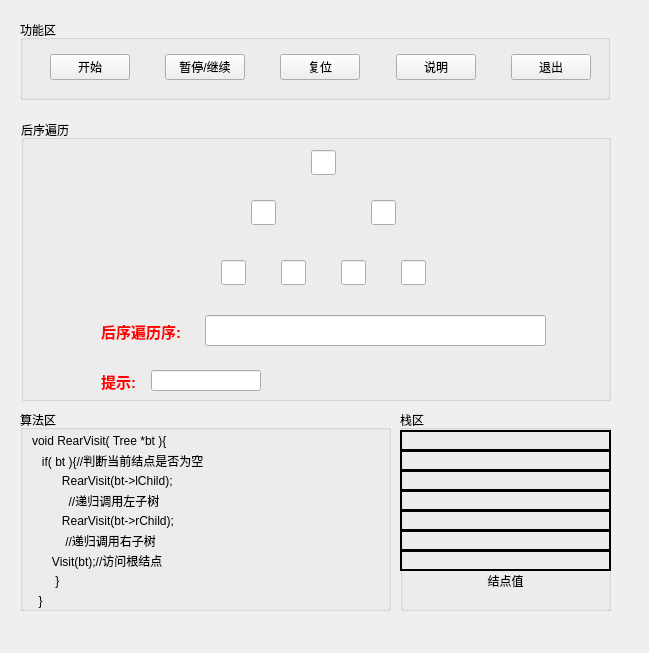
<?xml version="1.0" encoding="UTF-8"?>
<ui version="4.0">
 <class>TreeRearTravel</class>
 <widget class="QMainWindow" name="TreeRearTravel">
  <property name="geometry">
   <rect>
    <x>0</x>
    <y>0</y>
    <width>649</width>
    <height>653</height>
   </rect>
  </property>
  <property name="windowTitle">
   <string>MainWindow</string>
  </property>
  <widget class="QWidget" name="centralwidget">
   <widget class="QGroupBox" name="ButtonBox">
    <property name="geometry">
     <rect>
      <x>20</x>
      <y>20</y>
      <width>590</width>
      <height>80</height>
     </rect>
    </property>
    <property name="styleSheet">
     <string notr="true">font: 14pt &quot;微软雅黑&quot;;</string>
    </property>
    <property name="title">
     <string>功能区</string>
    </property>
    <widget class="QWidget" name="layoutWidget">
     <property name="geometry">
      <rect>
       <x>30</x>
       <y>30</y>
       <width>541</width>
       <height>35</height>
      </rect>
     </property>
     <layout class="QHBoxLayout" name="horizontalLayout">
      <item>
       <widget class="QPushButton" name="startButton">
        <property name="text">
         <string>开始</string>
        </property>
       </widget>
      </item>
      <item>
       <spacer name="horizontalSpacer">
        <property name="orientation">
         <enum>Qt::Horizontal</enum>
        </property>
        <property name="sizeHint" stdset="0">
         <size>
          <width>40</width>
          <height>20</height>
         </size>
        </property>
       </spacer>
      </item>
      <item>
       <widget class="QPushButton" name="pauseButton">
        <property name="text">
         <string>暂停/继续</string>
        </property>
       </widget>
      </item>
      <item>
       <spacer name="horizontalSpacer_2">
        <property name="orientation">
         <enum>Qt::Horizontal</enum>
        </property>
        <property name="sizeHint" stdset="0">
         <size>
          <width>40</width>
          <height>20</height>
         </size>
        </property>
       </spacer>
      </item>
      <item>
       <widget class="QPushButton" name="frashButton">
        <property name="text">
         <string>复位</string>
        </property>
       </widget>
      </item>
      <item>
       <spacer name="horizontalSpacer_3">
        <property name="orientation">
         <enum>Qt::Horizontal</enum>
        </property>
        <property name="sizeHint" stdset="0">
         <size>
          <width>40</width>
          <height>20</height>
         </size>
        </property>
       </spacer>
      </item>
      <item>
       <widget class="QPushButton" name="explainButton">
        <property name="text">
         <string>说明</string>
        </property>
       </widget>
      </item>
      <item>
       <spacer name="horizontalSpacer_4">
        <property name="orientation">
         <enum>Qt::Horizontal</enum>
        </property>
        <property name="sizeHint" stdset="0">
         <size>
          <width>40</width>
          <height>20</height>
         </size>
        </property>
       </spacer>
      </item>
      <item>
       <widget class="QPushButton" name="backButton">
        <property name="text">
         <string>退出</string>
        </property>
       </widget>
      </item>
     </layout>
    </widget>
   </widget>
   <widget class="QGroupBox" name="groupBox">
    <property name="geometry">
     <rect>
      <x>21</x>
      <y>120</y>
      <width>590</width>
      <height>281</height>
     </rect>
    </property>
    <property name="styleSheet">
     <string notr="true">font: 75 12pt &quot;Microsoft YaHei UI&quot;;</string>
    </property>
    <property name="title">
     <string>后序遍历</string>
    </property>
    <widget class="QLineEdit" name="lineEdit_1">
     <property name="geometry">
      <rect>
       <x>200</x>
       <y>140</y>
       <width>25</width>
       <height>25</height>
      </rect>
     </property>
     <property name="minimumSize">
      <size>
       <width>25</width>
       <height>25</height>
      </size>
     </property>
     <property name="maximumSize">
      <size>
       <width>25</width>
       <height>25</height>
      </size>
     </property>
     <property name="styleSheet">
      <string notr="true">font: 12pt &quot;微软雅黑&quot;;</string>
     </property>
     <property name="readOnly">
      <bool>true</bool>
     </property>
    </widget>
    <widget class="QLineEdit" name="lineEdit_2">
     <property name="geometry">
      <rect>
       <x>260</x>
       <y>140</y>
       <width>25</width>
       <height>25</height>
      </rect>
     </property>
     <property name="minimumSize">
      <size>
       <width>25</width>
       <height>25</height>
      </size>
     </property>
     <property name="maximumSize">
      <size>
       <width>25</width>
       <height>25</height>
      </size>
     </property>
     <property name="styleSheet">
      <string notr="true">font: 12pt &quot;微软雅黑&quot;;</string>
     </property>
     <property name="readOnly">
      <bool>true</bool>
     </property>
    </widget>
    <widget class="QLineEdit" name="lineEdit_5">
     <property name="geometry">
      <rect>
       <x>380</x>
       <y>140</y>
       <width>25</width>
       <height>25</height>
      </rect>
     </property>
     <property name="minimumSize">
      <size>
       <width>25</width>
       <height>25</height>
      </size>
     </property>
     <property name="maximumSize">
      <size>
       <width>25</width>
       <height>25</height>
      </size>
     </property>
     <property name="styleSheet">
      <string notr="true">font: 12pt &quot;微软雅黑&quot;;</string>
     </property>
     <property name="readOnly">
      <bool>true</bool>
     </property>
    </widget>
    <widget class="QLineEdit" name="lineEdit_3">
     <property name="geometry">
      <rect>
       <x>230</x>
       <y>80</y>
       <width>25</width>
       <height>25</height>
      </rect>
     </property>
     <property name="minimumSize">
      <size>
       <width>25</width>
       <height>25</height>
      </size>
     </property>
     <property name="maximumSize">
      <size>
       <width>25</width>
       <height>25</height>
      </size>
     </property>
     <property name="styleSheet">
      <string notr="true">font: 12pt &quot;微软雅黑&quot;;</string>
     </property>
     <property name="readOnly">
      <bool>true</bool>
     </property>
    </widget>
    <widget class="QLineEdit" name="lineEdit_4">
     <property name="geometry">
      <rect>
       <x>320</x>
       <y>140</y>
       <width>25</width>
       <height>25</height>
      </rect>
     </property>
     <property name="minimumSize">
      <size>
       <width>25</width>
       <height>25</height>
      </size>
     </property>
     <property name="maximumSize">
      <size>
       <width>25</width>
       <height>25</height>
      </size>
     </property>
     <property name="styleSheet">
      <string notr="true">font: 12pt &quot;微软雅黑&quot;;</string>
     </property>
     <property name="readOnly">
      <bool>true</bool>
     </property>
    </widget>
    <widget class="QLineEdit" name="lineEdit_6">
     <property name="geometry">
      <rect>
       <x>350</x>
       <y>80</y>
       <width>25</width>
       <height>25</height>
      </rect>
     </property>
     <property name="minimumSize">
      <size>
       <width>25</width>
       <height>25</height>
      </size>
     </property>
     <property name="maximumSize">
      <size>
       <width>25</width>
       <height>25</height>
      </size>
     </property>
     <property name="styleSheet">
      <string notr="true">font: 12pt &quot;微软雅黑&quot;;</string>
     </property>
     <property name="readOnly">
      <bool>true</bool>
     </property>
    </widget>
    <widget class="QLineEdit" name="lineEdit_7">
     <property name="geometry">
      <rect>
       <x>290</x>
       <y>30</y>
       <width>25</width>
       <height>25</height>
      </rect>
     </property>
     <property name="minimumSize">
      <size>
       <width>25</width>
       <height>25</height>
      </size>
     </property>
     <property name="maximumSize">
      <size>
       <width>25</width>
       <height>25</height>
      </size>
     </property>
     <property name="styleSheet">
      <string notr="true">font: 12pt &quot;微软雅黑&quot;;</string>
     </property>
     <property name="readOnly">
      <bool>true</bool>
     </property>
    </widget>
    <widget class="QLabel" name="label">
     <property name="geometry">
      <rect>
       <x>80</x>
       <y>200</y>
       <width>100</width>
       <height>20</height>
      </rect>
     </property>
     <property name="text">
      <string>&lt;html&gt;&lt;head/&gt;&lt;body&gt;&lt;p&gt;&lt;span style=&quot; font-size:11pt; font-weight:600; color:#ff0000;&quot;&gt;后序遍历序:&lt;/span&gt;&lt;/p&gt;&lt;/body&gt;&lt;/html&gt;</string>
     </property>
    </widget>
    <widget class="QLineEdit" name="lineEdit">
     <property name="geometry">
      <rect>
       <x>184</x>
       <y>195</y>
       <width>341</width>
       <height>31</height>
      </rect>
     </property>
     <property name="styleSheet">
      <string notr="true">font: 13pt &quot;微软雅黑&quot;;</string>
     </property>
     <property name="readOnly">
      <bool>true</bool>
     </property>
    </widget>
    <widget class="QLabel" name="label_2">
     <property name="geometry">
      <rect>
       <x>80</x>
       <y>250</y>
       <width>50</width>
       <height>21</height>
      </rect>
     </property>
     <property name="text">
      <string>&lt;html&gt;&lt;head/&gt;&lt;body&gt;&lt;p&gt;&lt;span style=&quot; font-size:11pt; font-weight:600; color:#ff0000;&quot;&gt;提示:&lt;/span&gt;&lt;/p&gt;&lt;/body&gt;&lt;/html&gt;</string>
     </property>
    </widget>
    <widget class="QLineEdit" name="inforlineEdit">
     <property name="geometry">
      <rect>
       <x>130</x>
       <y>250</y>
       <width>110</width>
       <height>21</height>
      </rect>
     </property>
     <property name="readOnly">
      <bool>true</bool>
     </property>
    </widget>
   </widget>
   <widget class="QGroupBox" name="groupBox_3">
    <property name="geometry">
     <rect>
      <x>400</x>
      <y>410</y>
      <width>211</width>
      <height>201</height>
     </rect>
    </property>
    <property name="styleSheet">
     <string notr="true">font: 75 12pt &quot;Microsoft YaHei UI&quot;;</string>
    </property>
    <property name="title">
     <string>栈区</string>
    </property>
    <widget class="QLabel" name="label_14">
     <property name="geometry">
      <rect>
       <x>0</x>
       <y>80</y>
       <width>211</width>
       <height>21</height>
      </rect>
     </property>
     <property name="styleSheet">
      <string notr="true">font: 75 12pt &quot;微软雅黑&quot;;</string>
     </property>
     <property name="frameShape">
      <enum>QFrame::Box</enum>
     </property>
     <property name="lineWidth">
      <number>2</number>
     </property>
     <property name="text">
      <string/>
     </property>
     <property name="alignment">
      <set>Qt::AlignCenter</set>
     </property>
    </widget>
    <widget class="QLabel" name="label_11">
     <property name="geometry">
      <rect>
       <x>0</x>
       <y>20</y>
       <width>211</width>
       <height>21</height>
      </rect>
     </property>
     <property name="styleSheet">
      <string notr="true">font: 75 12pt &quot;微软雅黑&quot;;</string>
     </property>
     <property name="frameShape">
      <enum>QFrame::Box</enum>
     </property>
     <property name="lineWidth">
      <number>2</number>
     </property>
     <property name="text">
      <string/>
     </property>
     <property name="alignment">
      <set>Qt::AlignCenter</set>
     </property>
    </widget>
    <widget class="QLabel" name="label_10">
     <property name="geometry">
      <rect>
       <x>0</x>
       <y>160</y>
       <width>211</width>
       <height>21</height>
      </rect>
     </property>
     <property name="styleSheet">
      <string notr="true">font: 75 12pt &quot;微软雅黑&quot;;</string>
     </property>
     <property name="frameShape">
      <enum>QFrame::NoFrame</enum>
     </property>
     <property name="lineWidth">
      <number>0</number>
     </property>
     <property name="text">
      <string>结点值</string>
     </property>
     <property name="alignment">
      <set>Qt::AlignCenter</set>
     </property>
    </widget>
    <widget class="QLabel" name="label_16">
     <property name="geometry">
      <rect>
       <x>0</x>
       <y>120</y>
       <width>211</width>
       <height>21</height>
      </rect>
     </property>
     <property name="styleSheet">
      <string notr="true">font: 75 12pt &quot;微软雅黑&quot;;</string>
     </property>
     <property name="frameShape">
      <enum>QFrame::Box</enum>
     </property>
     <property name="lineWidth">
      <number>2</number>
     </property>
     <property name="text">
      <string/>
     </property>
     <property name="alignment">
      <set>Qt::AlignCenter</set>
     </property>
    </widget>
    <widget class="QLabel" name="label_13">
     <property name="geometry">
      <rect>
       <x>0</x>
       <y>60</y>
       <width>211</width>
       <height>21</height>
      </rect>
     </property>
     <property name="styleSheet">
      <string notr="true">font: 75 12pt &quot;微软雅黑&quot;;</string>
     </property>
     <property name="frameShape">
      <enum>QFrame::Box</enum>
     </property>
     <property name="lineWidth">
      <number>2</number>
     </property>
     <property name="text">
      <string/>
     </property>
     <property name="alignment">
      <set>Qt::AlignCenter</set>
     </property>
    </widget>
    <widget class="QLabel" name="label_12">
     <property name="geometry">
      <rect>
       <x>0</x>
       <y>40</y>
       <width>211</width>
       <height>21</height>
      </rect>
     </property>
     <property name="styleSheet">
      <string notr="true">font: 75 12pt &quot;微软雅黑&quot;;</string>
     </property>
     <property name="frameShape">
      <enum>QFrame::Box</enum>
     </property>
     <property name="lineWidth">
      <number>2</number>
     </property>
     <property name="text">
      <string/>
     </property>
     <property name="alignment">
      <set>Qt::AlignCenter</set>
     </property>
    </widget>
    <widget class="QLabel" name="label_15">
     <property name="geometry">
      <rect>
       <x>0</x>
       <y>100</y>
       <width>211</width>
       <height>21</height>
      </rect>
     </property>
     <property name="styleSheet">
      <string notr="true">font: 75 12pt &quot;微软雅黑&quot;;</string>
     </property>
     <property name="frameShape">
      <enum>QFrame::Box</enum>
     </property>
     <property name="lineWidth">
      <number>2</number>
     </property>
     <property name="text">
      <string/>
     </property>
     <property name="alignment">
      <set>Qt::AlignCenter</set>
     </property>
    </widget>
    <widget class="QLabel" name="label_17">
     <property name="geometry">
      <rect>
       <x>0</x>
       <y>140</y>
       <width>211</width>
       <height>21</height>
      </rect>
     </property>
     <property name="styleSheet">
      <string notr="true">font: 75 12pt &quot;微软雅黑&quot;;</string>
     </property>
     <property name="frameShape">
      <enum>QFrame::Box</enum>
     </property>
     <property name="lineWidth">
      <number>2</number>
     </property>
     <property name="text">
      <string/>
     </property>
     <property name="alignment">
      <set>Qt::AlignCenter</set>
     </property>
    </widget>
   </widget>
   <widget class="QGroupBox" name="groupBox_2">
    <property name="geometry">
     <rect>
      <x>20</x>
      <y>410</y>
      <width>371</width>
      <height>201</height>
     </rect>
    </property>
    <property name="title">
     <string>算法区</string>
    </property>
    <widget class="QLabel" name="label_18">
     <property name="geometry">
      <rect>
       <x>12</x>
       <y>20</y>
       <width>351</width>
       <height>21</height>
      </rect>
     </property>
     <property name="styleSheet">
      <string notr="true"/>
     </property>
     <property name="text">
      <string>void RearVisit( Tree *bt ){</string>
     </property>
    </widget>
    <widget class="QLabel" name="label_19">
     <property name="geometry">
      <rect>
       <x>12</x>
       <y>40</y>
       <width>351</width>
       <height>21</height>
      </rect>
     </property>
     <property name="styleSheet">
      <string notr="true"/>
     </property>
     <property name="text">
      <string>   if( bt ){//判断当前结点是否为空</string>
     </property>
    </widget>
    <widget class="QLabel" name="label_20">
     <property name="geometry">
      <rect>
       <x>12</x>
       <y>60</y>
       <width>351</width>
       <height>21</height>
      </rect>
     </property>
     <property name="styleSheet">
      <string notr="true"/>
     </property>
     <property name="text">
      <string>         RearVisit(bt-&gt;lChild);</string>
     </property>
    </widget>
    <widget class="QLabel" name="label_21">
     <property name="geometry">
      <rect>
       <x>12</x>
       <y>100</y>
       <width>351</width>
       <height>21</height>
      </rect>
     </property>
     <property name="styleSheet">
      <string notr="true"/>
     </property>
     <property name="text">
      <string>         RearVisit(bt-&gt;rChild);</string>
     </property>
    </widget>
    <widget class="QLabel" name="label_22">
     <property name="geometry">
      <rect>
       <x>12</x>
       <y>140</y>
       <width>351</width>
       <height>21</height>
      </rect>
     </property>
     <property name="styleSheet">
      <string notr="true"/>
     </property>
     <property name="text">
      <string>      Visit(bt);//访问根结点 </string>
     </property>
    </widget>
    <widget class="QLabel" name="label_23">
     <property name="geometry">
      <rect>
       <x>12</x>
       <y>160</y>
       <width>351</width>
       <height>21</height>
      </rect>
     </property>
     <property name="styleSheet">
      <string notr="true"/>
     </property>
     <property name="text">
      <string>       }	</string>
     </property>
    </widget>
    <widget class="QLabel" name="label_24">
     <property name="geometry">
      <rect>
       <x>12</x>
       <y>180</y>
       <width>351</width>
       <height>21</height>
      </rect>
     </property>
     <property name="styleSheet">
      <string notr="true"/>
     </property>
     <property name="text">
      <string>  }	   </string>
     </property>
    </widget>
    <widget class="QLabel" name="label_25">
     <property name="geometry">
      <rect>
       <x>12</x>
       <y>120</y>
       <width>351</width>
       <height>21</height>
      </rect>
     </property>
     <property name="styleSheet">
      <string notr="true"/>
     </property>
     <property name="text">
      <string>          //递归调用右子树</string>
     </property>
    </widget>
    <widget class="QLabel" name="label_26">
     <property name="geometry">
      <rect>
       <x>12</x>
       <y>80</y>
       <width>351</width>
       <height>21</height>
      </rect>
     </property>
     <property name="styleSheet">
      <string notr="true"/>
     </property>
     <property name="text">
      <string>           //递归调用左子树</string>
     </property>
    </widget>
   </widget>
  </widget>
  <widget class="QMenuBar" name="menubar">
   <property name="geometry">
    <rect>
     <x>0</x>
     <y>0</y>
     <width>649</width>
     <height>23</height>
    </rect>
   </property>
  </widget>
 </widget>
 <resources/>
 <connections/>
</ui>
